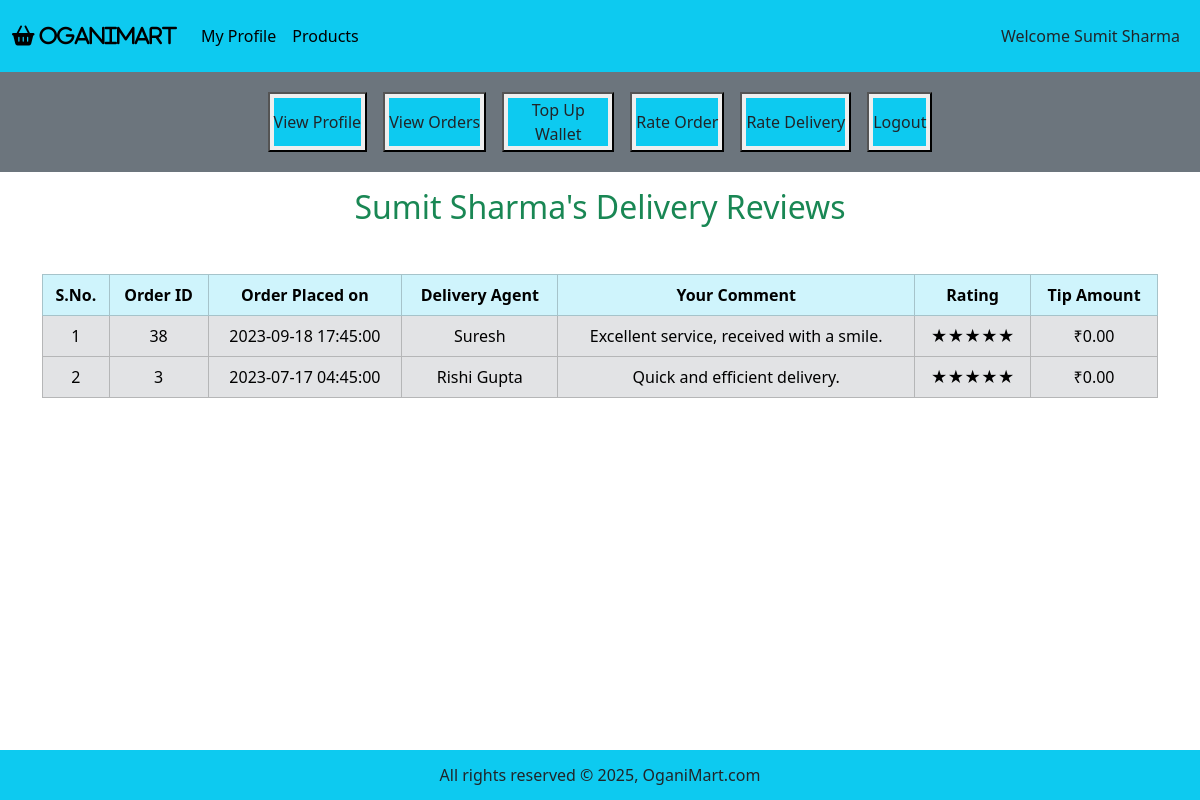
The app's page /customer_mode/profile_page.php?customer_id=3&rate_delivery with its own data.
### tables this page shows
CREATE TABLE `customer` (
  `customerID` int(11) NOT NULL,
  `first_name` varchar(50) NOT NULL,
  `last_name` varchar(50) DEFAULT NULL,
  `address_street` varchar(100) NOT NULL,
  `address_city` varchar(50) NOT NULL,
  `address_state` varchar(50) NOT NULL,
  `pincode` int(11) NOT NULL,
  `phone_no` bigint(20) NOT NULL,
  `email` varchar(100) NOT NULL,
  `password` varchar(50) NOT NULL,
  `dob` date NOT NULL,
  `age` int(11) DEFAULT 0,
  `gender` varchar(10) DEFAULT NULL
);

CREATE TABLE `order` (
  `orderID` int(11) NOT NULL,
  `status` varchar(20) NOT NULL DEFAULT 'Confirmed',
  `total_price` decimal(10,2) NOT NULL,
  `time` timestamp NOT NULL DEFAULT current_timestamp(),
  `location` varchar(255) NOT NULL,
  `agentPayment` int(11) NOT NULL DEFAULT 50,
  `customerID` int(11) NOT NULL,
  `agentID` int(11) NOT NULL
);

CREATE TABLE `deliveryagent` (
  `agentID` int(11) NOT NULL,
  `first_name` varchar(50) NOT NULL,
  `last_name` varchar(50) DEFAULT NULL,
  `availabilityStatus` varchar(20) NOT NULL DEFAULT 'Offline',
  `phone_no` bigint(20) NOT NULL,
  `email` varchar(100) NOT NULL,
  `password` varchar(50) NOT NULL,
  `dob` date NOT NULL,
  `age` int(11) DEFAULT 0
);

CREATE TABLE `deliveryreview` (
  `deliveryReviewID` int(11) NOT NULL,
  `orderID` int(11) NOT NULL,
  `agentID` int(11) NOT NULL,
  `comment` text DEFAULT NULL,
  `rating` int(11) DEFAULT 5 CHECK (`rating` >= 1 and `rating` <= 5),
  `tip` decimal(10,2) DEFAULT 0.00
);

### customer_mode/profile_page.php (the view, shortened to what this page needs)
<?php
include ('../functions/common_function.php');
if (isset ($_GET['customer_id'])) {
    $cust_id = $_GET['customer_id'];
    $get_data = "SELECT * FROM customer WHERE customerID = $cust_id;";
    $result_get = mysqli_query($con, $get_data);
    $row_data = mysqli_fetch_assoc($result_get);
    $cust_id = $row_data["customerID"];
    $cust_fname = $row_data['first_name'];
    $cust_lname = $row_data['last_name'];
    if ($cust_lname === null) {
        $cust_name = $cust_fname;
    } else {
        $cust_name = $cust_fname . ' ' . $cust_lname;
    }
}
?>
<!DOCTYPE html>
<html lang="en">
<head>
    <link href="https://cdn.jsdelivr.net/npm/bootstrap@5.3.3/dist/css/bootstrap.min.css" rel="stylesheet"
>
    <link rel="stylesheet" href="https://cdnjs.cloudflare.com/ajax/libs/font-awesome/6.5.1/css/all.min.css"
 />
    <link rel="stylesheet" href="../style.css">
</head>
<body>
    <div class="container-fluid p-0">
        <nav class="navbar navbar-expand-lg bg-info">
            <div class="container-fluid">
                <a class="navbar-brand" href="#"><i class="fa fa-shopping-basket" aria-hidden="true"> OganiMart</i></a>
                <div class="collapse navbar-collapse" id="navbarSupportedContent">
                    <ul class="navbar-nav me-auto mb-2 mb-lg-0">
                        <li class="nav-item">
                            <a class="nav-link active" aria-current="page"
                                href='profile_page.php?customer_id=<?php echo "$cust_id"; ?>'>My Profile</a>
                        </li>
                        <li class="nav-item">
                            <a class="nav-link active"
                                href='index.php?customer_id=<?php echo "$cust_id"; ?>'>Products</a>
                        </li>
                </div>
                <nav class="navbar navbar-expand-lg">
                    <ul class="navbar-nav">
                        <li class="nav-item">
                            <a href="" class="nav-link text-dark">Welcome
                                <?php echo "$cust_name"; ?>
                            </a>
                        </li>
                    </ul>
                </nav>
            </div>
        </nav>
        <div class="row">
            <div class="col-md-12 bg-secondary p-1 align-items-center">
                <div class="button text-center">
                    <button class="my-3 mx-2"><a
                            href="profile_page.php?customer_id=<?php echo "$cust_id"; ?>&view_profile"
                            class="nav-link text-dark bg-info my-1 mx-1">View Profile</a></button>
                    <button class="my-3 mx-2"><a
                            href="profile_page.php?customer_id=<?php echo "$cust_id"; ?>&view_orders"
                            class="nav-link text-dark bg-info my-1 mx-1">View Orders</a></button>
                    <button class="my-3 mx-2"><a href="profile_page.php?customer_id=<?php echo "$cust_id"; ?>&top_up"
                            class="nav-link text-dark bg-info my-1 mx-1">Top Up Wallet</a></button>
                    <button class="my-3 mx-2"><a href="profile_page.php?customer_id=<?php echo "$cust_id"; ?>&rate_order"
                            class="nav-link text-dark bg-info my-1 mx-1">Rate Order</a></button>
                    <button class="my-3 mx-2"><a href="profile_page.php?customer_id=<?php echo "$cust_id"; ?>&rate_delivery"
                            class="nav-link text-dark bg-info my-1 mx-1">Rate Delivery</a></button>
                    <button class="my-3 mx-2"><a href="../start.php"
                            class="nav-link text-dark bg-info my-1 mx-1">Logout</a></button>
                </div>
            </div>
        </div>
        <div class="container my-3">
            <?php
            if (isset ($_GET['rate_delivery'])) {
                include ('rate_delivery.php');
            }
            ?>
        </div>
        <?php
        include ("../includes/footer.php");
        ?>
    </div>
</body>
</html>

### customer_mode/rate_delivery.php (shortened to what this page needs)
<?php
$fetch_orders = "SELECT * FROM `order` WHERE customerID = $cust_id AND status = 'Delivered' ORDER BY orderID DESC;";
$result_fetch = mysqli_query($con, $fetch_orders);
$num_of_rows = mysqli_num_rows($result_fetch);
if ($num_of_rows == 0) {
    echo "<h2 class='text-center text-danger'> No orders have been delivered to you yet! </h2>";
} else {
    ?>
    <h2 class="text-center text-success">
        <?php echo "$cust_name's Delivery Reviews"; ?>
    </h2>
    <table class="table table-bordered mt-5">
        <thead class="table-info text-center text-white">
            <tr>
                <th>S.No.</th>
                <th>Order ID</th>
                <th>Order Placed on</th>
                <th>Delivery Agent</th>
                <th>Your Comment</th>
                <th>Rating</th>
                <th>Tip Amount</th>
            </tr>
        </thead>
        <tbody class="table-secondary text-white">
            <?php
            $number = 0;
            while ($fetch_row = mysqli_fetch_assoc($result_fetch)) {
                $order_id = $fetch_row["orderID"];
                $order_time = $fetch_row["time"];
                $order_agentID = $fetch_row["agentID"];
                $number++;
                $isReview = "Yes";
                $search_review = "SELECT * FROM DeliveryReview WHERE orderID = '$order_id' AND agentID = '$order_agentID';";
                $result_review = mysqli_query($con, $search_review);
                $num_of_rows = mysqli_num_rows($result_review);
                if ($num_of_rows == 0) {
                    $isReview = "No";
                } else {
                    $row_review = mysqli_fetch_assoc($result_review);
                    $comment = $row_review['comment'];
                    $rating = $row_review['rating'];
                    $tip = $row_review['tip'];
                }
                ?>
                <tr class='text-center align-middle'>
                    <?php if ($isReview == "Yes") { ?>
                        <td>
                            <?php echo "$number"; ?>
                        </td>
                        <td>
                            <?php echo "$order_id"; ?>
                        </td>
                        <td>
                            <?php echo "$order_time"; ?>
                        </td>
                        <td>
                            <?php
                            $get_agent = "SELECT * FROM deliveryAgent WHERE agentID = $order_agentID;";
                            $result_get = mysqli_query($con, $get_agent);
                            $row_agent = mysqli_fetch_assoc($result_get);
                            $agent_fname = $row_agent['first_name'];
                            $agent_lname = $row_agent['last_name'];
                            if ($agent_lname === null) {
                                $agent_name = $agent_fname;
                            } else {
                                $agent_name = $agent_fname . ' ' . $agent_lname;
                            }
                            echo "$agent_name";
                            ?>
                        </td>
                        <td>
                            <?php echo "$comment"; ?>
                        </td>
                        <td>
                            <?php
                            $stars = '';
                            $filledStars = intval($rating);
                            for ($i = 0; $i < $filledStars; $i++) {
                                $stars .= '★';
                            }
                            echo "$stars";
                            ?>
                        </td>
                        <td>
                            <?php echo "₹$tip"; ?>
                        </td>
                    <?php }
                    ?>
                </tr>
                <?php
            }
            ?>
        </tbody>
    </table>
    <?php
}
?>

### style.css (style rules this page uses)
* { margin: 0; padding: 0; box-sizing: border-box; }

### customer_mode/profile_page.php (style rules this page uses)
body { overflow-x: hidden; }
.button { display: flex; justify-content: center; }
.button .nav-link { white-space: normal; max-width: 100px; min-height: 48px; text-align: center; display: flex; align-items: center; margin: 10px; }

### includes/footer.php (style rules this page uses)
body { margin: 0; padding: 0; min-height: 100vh; position: relative; }

### records on screen
customer: cust_name "Sumit Sharma"
order: orderID "38", time "2023-09-18 17:45:00", agentID.first_name "Suresh", deliveryreview.comment "Excellent service, received with a smile.", stars "★★★★★", deliveryreview.tip "0.00"
order: orderID "3", time "2023-07-17 04:45:00", agentID.last_name "Rishi Gupta", deliveryreview.comment "Quick and efficient delivery.", stars "★★★★★", deliveryreview.tip "0.00"
